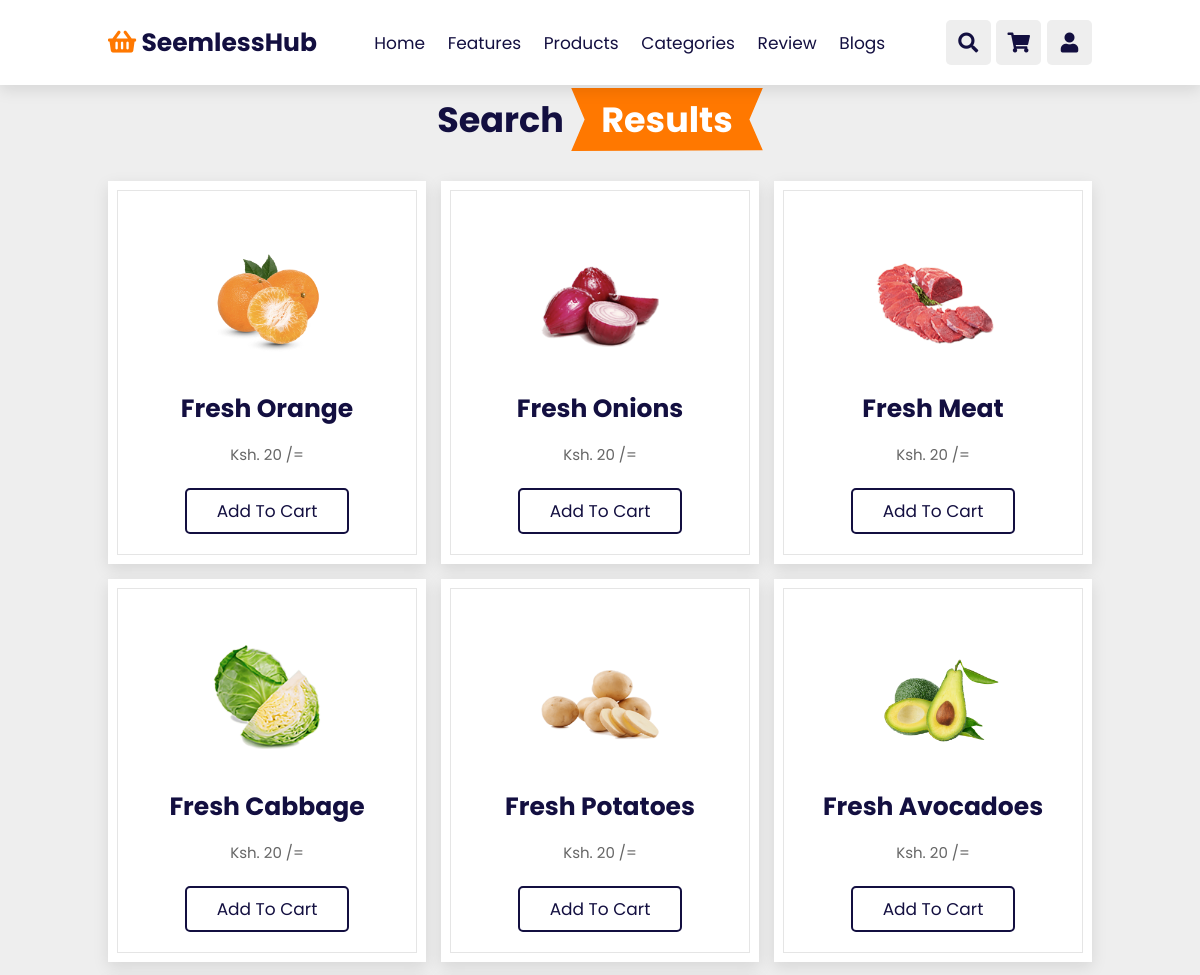
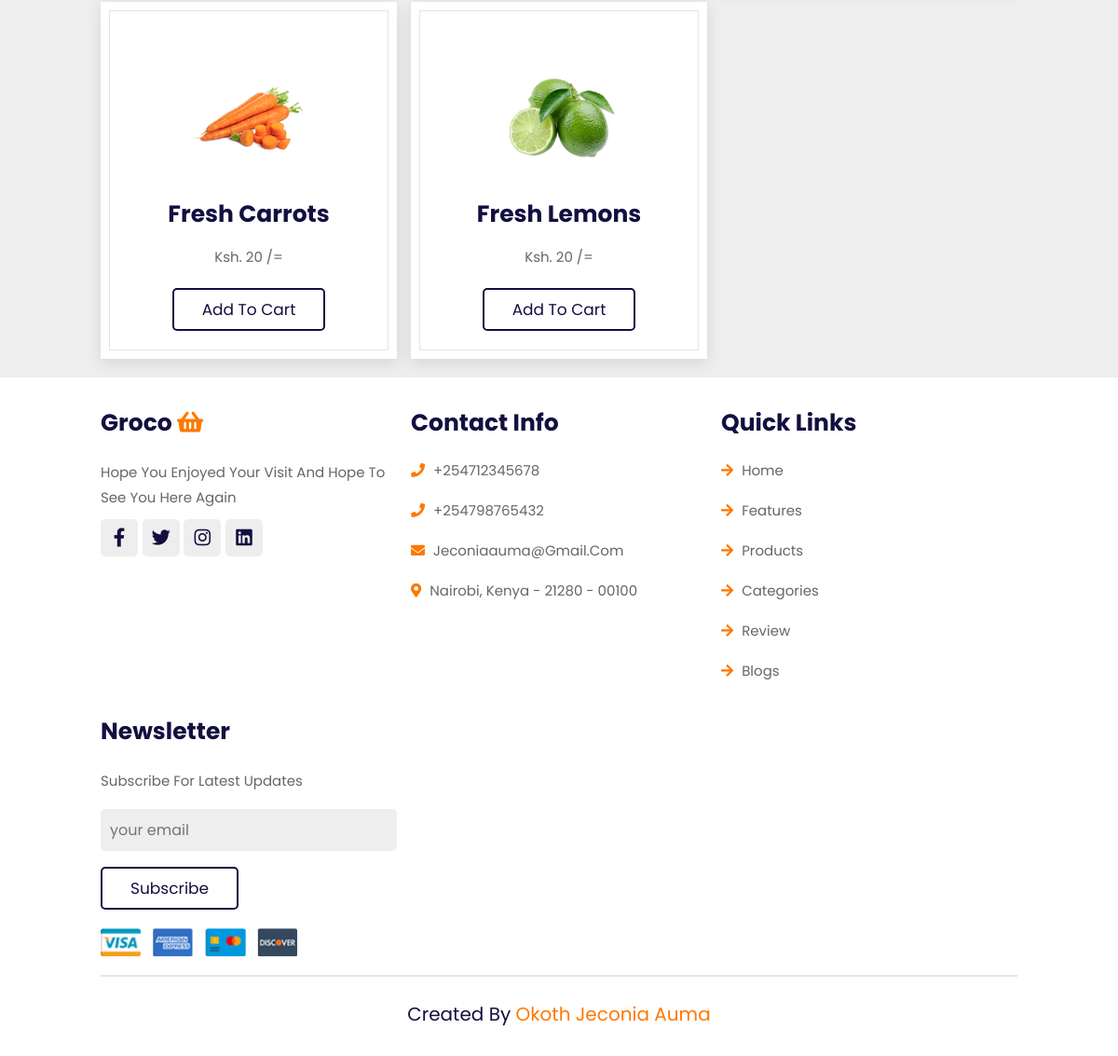
Page /test.php (signed in) on the committed database (2 pictures, top to bottom).
### tables this page shows
CREATE TABLE `products` (
  `id` int(11) NOT NULL,
  `title` varchar(255) NOT NULL,
  `img1` varchar(255) NOT NULL,
  `img2` varchar(255) DEFAULT NULL,
  `img3` varchar(255) DEFAULT NULL,
  `price` int(22) NOT NULL,
  `quantity` int(11) NOT NULL,
  `description` varchar(255) NOT NULL,
  `purchased_date` date NOT NULL,
  `supplier` int(11) DEFAULT NULL,
  `category` int(11) DEFAULT NULL
);

### test.php (the view, shortened to what this page needs)
<?php
    include_once('partials/header.php');
    require('config/config.php');
    echo $searchName = $_GET['name'];
    $sql = "select * from products where title like '%$searchName%'";
    $result = $conn->query($sql);
?>
<section class="features" id="features">
    <br><br><br>
    <h1 class="heading"> Search <span>Results</span> </h1>
    <div class="box-container">
        <?php
            if($result->num_rows > 0){
                while($row=$result->fetch_assoc()){
                    ?>
                        <div class="box">
                            <img src="<?php echo $row['img1']; ?>" alt="">
                            <h3><?php echo $row['title']; ?></h3>
                            <p>Ksh. <?php echo $row['price']; ?> /=</p>
                            <a href="#" class="btn">add to cart</a>
                        </div>
                    <?php
                }
            }else {
                echo 'failed to search';
            }
        ?>
    </div>
</section>
<?php include_once('partials/footer.php'); ?>

### partials/header.php (shortened to what this page needs)
<!DOCTYPE html>
<html lang="en">
<head>
    <link rel="stylesheet" href="https://unpkg.com/swiper@7/swiper-bundle.min.css" />
    <link rel="stylesheet" href="https://cdnjs.cloudflare.com/ajax/libs/font-awesome/5.15.4/css/all.min.css">
    <link rel="stylesheet" href="css/style.css">
</head>
<body>
<header class="header">
    <a href="#" class="logo"> <i class="fas fa-shopping-basket"></i> SeemlessHub  </a>
    <nav class="navbar">
        <a href="index.php">home</a>
        <a href="index.php#features">features</a>
        <a href="products.php">products</a>
        <a href="categories.php">categories</a>
        <a href="reviews.php">review</a>
        <a href="blogs.php">blogs</a>
    </nav>
    <div class="icons">
        <div class="fas fa-search" id="search-btn"></div>
        <div class="fas fa-shopping-cart" id="cart-btn"></div>
        <div class="fas fa-user" id="login-btn"></div>
    </div>
</header>

### partials/footer.php (shortened to what this page needs)
<section class="footer">
    <div class="box-container">
        <div class="box">
            <h3> groco <i class="fas fa-shopping-basket"></i> </h3>
            <p>Hope you enjoyed your visit and hope to see you here again</p>
            <div class="share">
                <a target="_blank" href="#" class="fab fa-facebook-f"> </a>
                <a href="#" class="fab fa-twitter"></a>
                <a href="#" class="fab fa-instagram"></a>
                <a href="#" class="fab fa-linkedin"></a>
            </div>
        </div>
        <div class="box">
            <h3>contact info</h3>
            <a href="#" class="links"> <i class="fas fa-phone"></i> +254712345678 </a>
            <a href="#" class="links"> <i class="fas fa-phone"></i> +254798765432 </a>
            <a href="#" class="links"> <i class="fas fa-envelope"></i> jeconiaauma@gmail.com </a>
            <a href="#" class="links"> <i class="fas fa-map-marker-alt"></i> Nairobi, Kenya - 21280 - 00100 </a>
        </div>
        <div class="box">
            <h3>quick links</h3>
            <a href="index.php" class="links"> <i class="fas fa-arrow-right"></i> home </a>
            <a href="index.php#features" class="links"> <i class="fas fa-arrow-right"></i> features </a>
            <a href="products.php" class="links"> <i class="fas fa-arrow-right"></i> products </a>
            <a href="categories.php" class="links"> <i class="fas fa-arrow-right"></i> categories </a>
            <a href="reviews.php" class="links"> <i class="fas fa-arrow-right"></i> review </a>
            <a href="blogs.php" class="links"> <i class="fas fa-arrow-right"></i> blogs </a>
        </div>
        <div class="box">
            <h3>newsletter</h3>
            <p>subscribe for latest updates</p>
            <form action="subscribe.php" method="post" id="newsletter-form">
                <input type="email" placeholder="your email" class="email" name="email">
                <input type="submit" value="subscribe" class="btn" name="submit">
            </form>
            <img src="image/payment.png" class="payment-img" alt="">
        </div>
    </div>
    <div class="credit"> created by <span> Okoth Jeconia Auma </span></div>
</section>
</body>
</html>

### css/style.css (style rules this page uses)
:root { --orange:#ff7800; --black:#130f40; --light-color:#666; --box-shadow:0 .5rem 1.5rem rgba(0,0,0,.1); --border:.2rem solid rgba(0,0,0,.1); --outline:.1rem solid rgba(0,0,0,.1); --outline-hover:.2rem solid var(--black); }
* { font-family: 'Poppins', sans-serif; margin:0; padding:0; box-sizing: border-box; outline: none; border:none; text-decoration: none; text-transform: capitalize; transition: all .2s linear; }
html { font-size: 62.5%; overflow-x: hidden; scroll-behavior: smooth; scroll-padding-top: 7rem; }
body { background:#eee; }
section { padding:2rem 9%; }
.heading { text-align: center; padding:2rem 0; padding-bottom: 3rem; font-size: 3.5rem; color:var(--black); }
.heading span { background: var(--orange); color:#fff; display: inline-block; padding:.5rem 3rem; clip-path: polygon(100% 0, 93% 50%, 100% 99%, 0% 100%, 7% 50%, 0% 0%); }
.btn { margin-top: 1rem; display: inline-block; padding:.8rem 3rem; font-size: 1.7rem; border-radius: .5rem; border:.2rem solid var(--black); color:var(--black); cursor: pointer; background: none; }
.header { position: fixed; top:0; left:0; right: 0; z-index: 1000; display: flex; align-items: center; justify-content: space-between; padding:2rem 9%; background:#fff; box-shadow: var(--box-shadow); }
.header .logo { font-size: 2.5rem; font-weight: bolder; color:var(--black); }
.header .logo i { color:var(--orange); }
.header .navbar a { font-size: 1.7rem; margin:0 1rem; color:var(--black); }
.header .icons div { height: 4.5rem; width: 4.5rem; line-height: 4.5rem; border-radius: .5rem; background: #eee; color:var(--black); font-size: 2rem; margin-left: .3rem; cursor: pointer; text-align: center; }
.features .box-container { display: grid; grid-template-columns: repeat(auto-fit, minmax(30rem, 1fr)); gap:1.5rem; }
.features .box-container .box { padding:3rem 2rem; background: #fff; outline: var(--outline); outline-offset: -1rem; text-align: center; box-shadow: var(--box-shadow); }
.features .box-container .box img { margin:1rem 0; height: 15rem; }
.features .box-container .box h3 { font-size: 2.5rem; line-height: 1.8; color:var(--black); }
.features .box-container .box p { font-size: 1.5rem; line-height: 1.8; color:var(--light-color); padding:1rem 0; }
.footer { background: #fff; }
.footer .box-container { display: grid; grid-template-columns: repeat(auto-fit, minmax(25rem, 1fr)); gap:1.5rem; }
.footer .box-container .box h3 { font-size: 2.5rem; color:var(--black); padding:1rem 0; }
.footer .box-container .box h3 i { color:var(--orange); }
.footer .box-container .box .links { display: block; font-size: 1.5rem; color:var(--light-color); padding:1rem 0; }
.footer .box-container .box .links i { color:var(--orange); padding-right: .5rem; }
.footer .box-container .box p { line-height: 1.8; font-size: 1.5rem; color:var(--light-color); padding:1rem 0; }
.footer .box-container .box .share a { height:4rem; width:4rem; line-height:4rem; border-radius: .5rem; font-size: 2rem; color:var(--black); margin-right: .2rem; background: #eee; text-align: center; }
.footer .box-container .box .email { width: 100%; margin:.7rem 0; padding:1rem; border-radius: .5rem; background: #eee; font-size: 1.6rem; color:var(--black); text-transform: none; }
.footer .box-container .box .payment-img { margin-top: 2rem; height: 3rem; display: block; }
.footer .credit { text-align: center; margin-top: 2rem; padding:1rem; padding-top: 2.5rem; font-size: 2rem; color:var(--black); border-top: var(--border); }
.footer .credit span { color:var(--orange); }

### rows in the picture
products: img1 (picture), title "Fresh Orange", price "20"
products: img1 (picture), title "Fresh Onions", price "20"
products: img1 (picture), title "Fresh Meat", price "20"
products: img1 (picture), title "Fresh Cabbage", price "20"
products: img1 (picture), title "Fresh Potatoes", price "20"
products: img1 (picture), title "Fresh Avocadoes", price "20"
products: img1 (picture), title "Fresh Carrots", price "20"
products: img1 (picture), title "Fresh Lemons", price "20"
